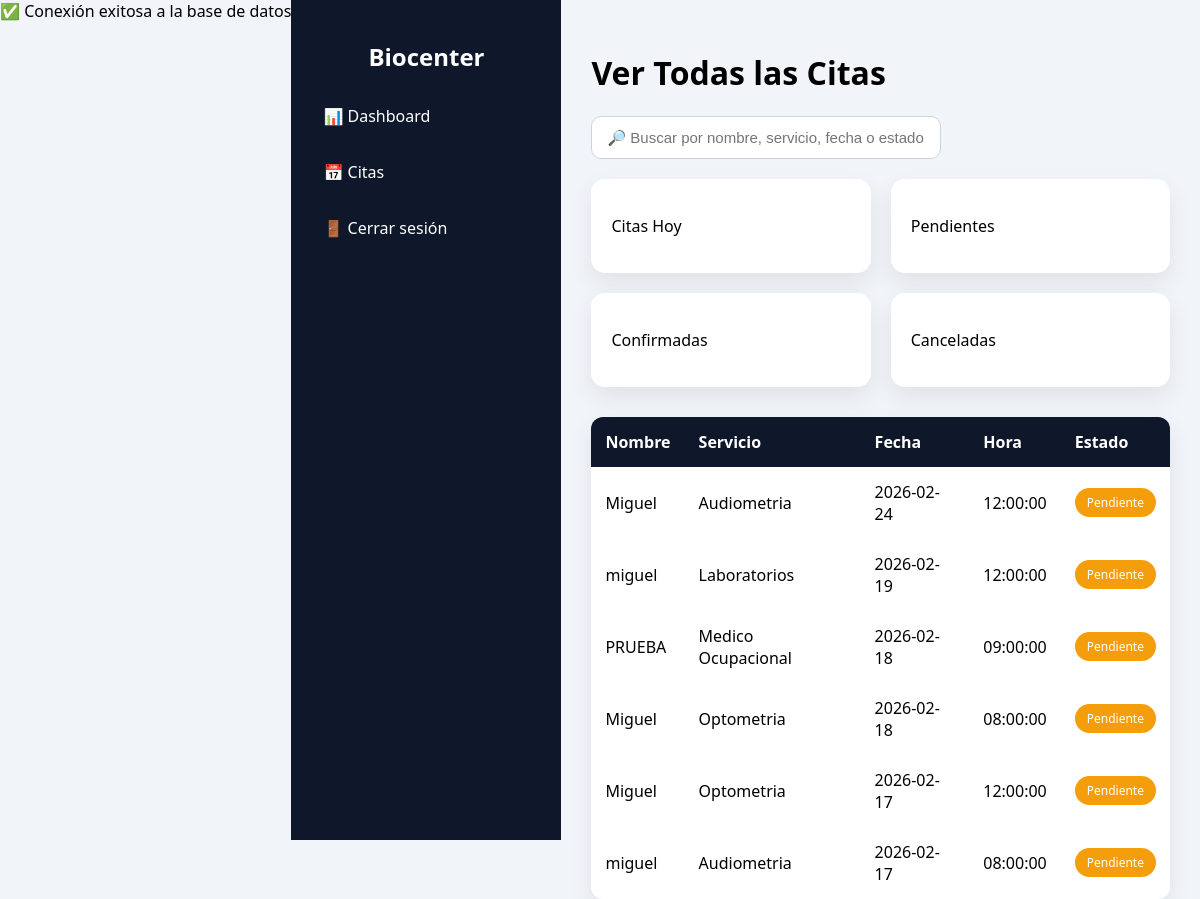
Page /.history/PHP/accion_cita_20260219165609.php (signed in) on the earlier database version.
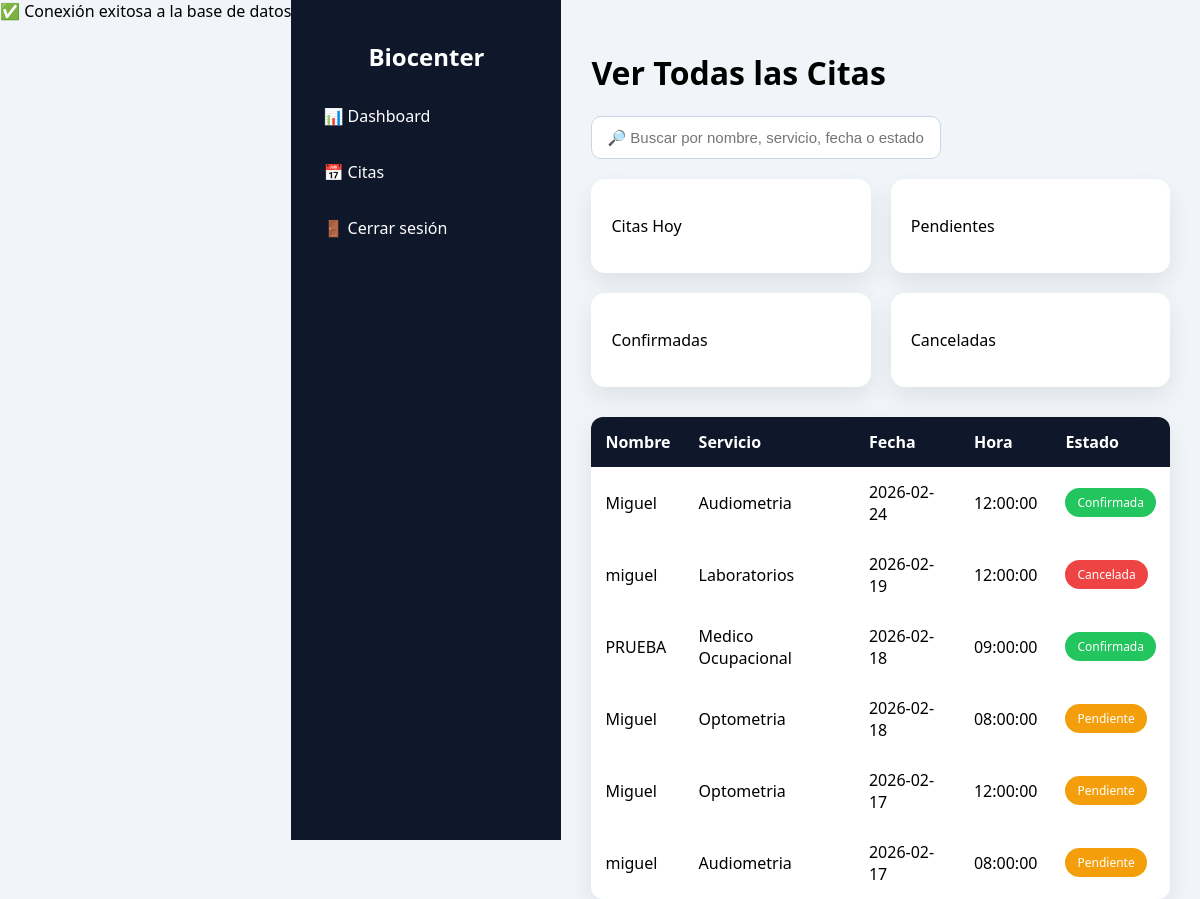
Same page on the later database version.
### tables this page shows
CREATE TABLE `citas` (
  `id` int(11) NOT NULL,
  `nombre_completo` varchar(150) NOT NULL,
  `email` varchar(120) NOT NULL,
  `telefono` varchar(20) NOT NULL,
  `tipo_servicio` enum('Medico Ocupacional','Optometria','Audiometria','Laboratorios') NOT NULL,
  `tipo_usuario` enum('Persona Natural','Empresa') NOT NULL,
  `fecha` date NOT NULL,
  `hora` time NOT NULL,
  `estado` enum('Pendiente','Confirmada','Cancelada') DEFAULT 'Pendiente',
  `fecha_registro` timestamp NOT NULL DEFAULT current_timestamp(),
  `observaciones` text DEFAULT NULL
);

### .history/PHP/accion_cita_20260219165609.php (the view, shortened to what this page needs)
<?php
require "../conection/conexion.php";
$citas = $conn->query("SELECT * FROM citas ORDER BY fecha DESC, hora DESC");
?>
<!DOCTYPE html>
<html lang="es">
<head>
</head>
<body>
    <div class="sidebar">
        <h2>Biocenter</h2>
        <a href="panel.php">📊 Dashboard</a>
        <a href="citas_completas.php">📅 Citas</a>
        <a href="logout.php">🚪 Cerrar sesión</a>
    </div>
    <div class="main">
        <h1>Ver Todas las Citas</h1>
        <div class="search-box">
            <input type="text" id="buscarCita" placeholder="🔎 Buscar por nombre, servicio, fecha o estado...">
        </div>
        <div class="cards">
            <div class="card">
                <p>Citas Hoy</p>
            </div>
            <div class="card">
                <p>Pendientes</p>
            </div>
            <div class="card">
                <p>Confirmadas</p>
            </div>
            <div class="card">
                <p>Canceladas</p>
            </div>
        </div>
        <table>
            <tr>
                <th>Nombre</th>
                <th>Servicio</th>
                <th>Fecha</th>
                <th>Hora</th>
                <th>Estado</th>
            </tr>
            <?php while($row = $citas->fetch_assoc()): ?>
            <tr>
                <td><?=$row['nombre_completo']?></td>
                <td><?=$row['tipo_servicio']?></td>
                <td><?=$row['fecha']?></td>
                <td><?=$row['hora']?></td>
                <td>
                    <span class="estado
                        <?= $row['estado'] == "Pendiente" ? "pendiente" : ($row['estado'] == "Confirmada" ? "confirmada" : "cancelada") ?>">
                        <?=$row['estado']?>
                    </span>
                </td>
            </tr>
            <?php endwhile; ?>
        </table>
    </div>
</body>
</html>

Differences in the rows shown:
changed citas (number 1 of 6 on the later page): estado "Pendiente" → "Confirmada"
changed citas "Laboratorios": estado "Pendiente" → "Cancelada"
changed citas "PRUEBA": estado "Pendiente" → "Confirmada"
